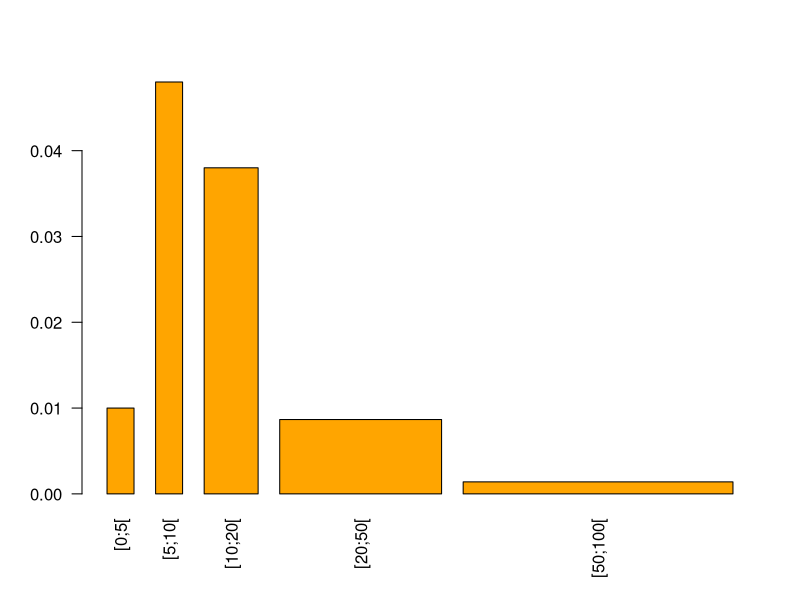

Recreate this plot in R. (Note: this script raises an error after producing the figure.)
## ---- chunk 1
knitr::opts_chunk$set(echo = TRUE)
## ---- chunk 2

superficie = c("[0;5[","[5;10[","[10;20[","[20;50[","[50;100[") #Le texte affiché
bornes = c(0,5,10,20,50,100) #La valeur des bornes
effectif = c(5, 24, 38, 26, 7) #L'effectif de chaque bornes
amplitudes = diff(bornes) #On calcule l'effectif de chaques bornes
hauteurs = effectif/sum(effectif)/amplitudes # On calcule la hauteur des batons - effectif/sum(effectif) divisé encore par l'amplitude correspondante (afin que l'aire de rectangle corresponde à son effectif)

barplot(height = hauteurs,
        width = amplitudes,
        names.arg = superficie,
        las = 2,
        col = 'orange')
## ---- chunk 3
effectif
frequences = effectif/sum(effectif) #Fréquences
ecc = cumsum(effectif) #Effectif cumulé croissant
ecd <- rev(cumsum(rev(effectif))) #Effectif cumulé décroissant
fcc <- cumsum(frequences) # Fréquences cumulées croissantes
fcd = rev(cumsum(rev(frequences))) # Fréquences cumulées décroissantes
## ---- chunk 4
#On calcule le milieu des bornes
milieu = bornes[-6] + amplitudes/2
# Le mode est le centre de la classe avec le plus fort effectif
centres[which(rank(hauteurs)==5)]
## ---- chunk 5
donnees = rep(centres, effectif) # On génére un faux jeu de données (supossant que chaque parcelle fait la taille du milieu de sa classe)
mean(donnees) #Moyenne
var(donnees) #Covariance corrigée
## ---- chunk 6
median(donnees) # Médianne
quantile(donnees, 0.5) #Quantile 0.5 (médianne aussi)
## ---- chunk 7
# On reporte les données
vers = 0:7 
prelevements = c(13,27,28,19,8,3,1,1)
## ---- chunk 8
barplot(height = prelevements/sum(prelevements),
        names.arg = vers,
        las = 2,
        col = 'orange')
## ---- chunk 9
frequences = prelevements/sum(prelevements)
fcc = cumsum(frequences)# Fréquences cumulées croissantes
fcd = rev(cumsum(rev(frequences)))# Fréquences cumulées decroissantes
## ---- chunk 10
donnees = rep(vers, prelevements) # On reproduit un jeu de données
mean(donnees) #Moyenne
var(donnees) #Covariance corrigée
## ---- chunk 11
vers[rank(prelevements)==8]
quantile(donnees, 0.25)
## ---- chunk 12
i = 0:10
ni = as.integer(unlist(strsplit("12 42 91 111 100 66 46 21 8 2 1", split = " ")))
barplot(height = ni/sum(ni),
        names.arg = i,
        las = 2,
        col = 'orange')
## ---- chunk 13
freq = ni/sum(ni)
fcc = cumsum(freq)
fcd = rev(cumsum(rev(freq)))
tab <- as.table(rbind(freq, fcc, fcd)) 
colnames(tab) <- i
tab
## ---- chunk 14
donnees = rep(i,ni) #On génére les donnees
mean(donnees) # Moyenne
i[rank(ni) ==max(rank(ni))]#Mode
quantile(donnees, 0.5) #Medianne
## ---- chunk 15
var(donnees) #Variance
sd(donnees) #Ecart type
## ---- chunk 16
tailles <- as.integer(unlist(strsplit("138 164 150 132 144 125 149 157 146 158 140 147 136 148 152 144 168 126 138 176 163 119 154 165 146 173 142 147 135 153 140 135 161 145 135 142 150 156 145 128", split = " ")))
mean(tailles) #Moyenne
var(tailles) #Variance
# Écart interdécide : écrart entre le décile d'ordre 1 (10%) et celui d'ordre 9 (90%)
quantile(tailles, 0.9) - quantile(tailles, 0.1)
## ---- chunk 17
h <- hist(tailles, 
          breaks = seq(118, 178, 6), # On découpe le tout en 10 classes de tailles égales
          col = "orange")


# On range en classes
inter <- function(vec) {
paste(c("[", vec[1], ";", vec[2], "["), collapse = "")
}
bornes <- matrix(rep(seq(118, 178, 6), c(1,rep(2,9),1)), ncol = 2, byrow = T) 
classes <- apply(bornes, 1, inter)
tab <- as.table(rbind(h$counts)) 
colnames(tab) <- classes
rownames(tab) <- "effectif"
tab

centres <- apply(bornes, 1, mean)
mu <- sum(centres*h$counts)/length(tailles) #Moyenne
sig2 <- sum(h$counts*(centres-mu)**2)/(length(tailles)-1) #Variance
